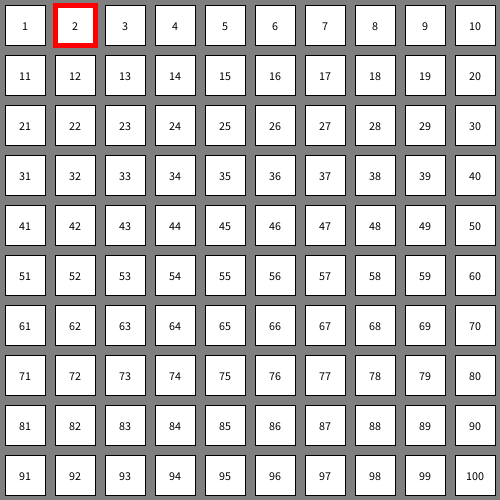
Frame 1 (no input)
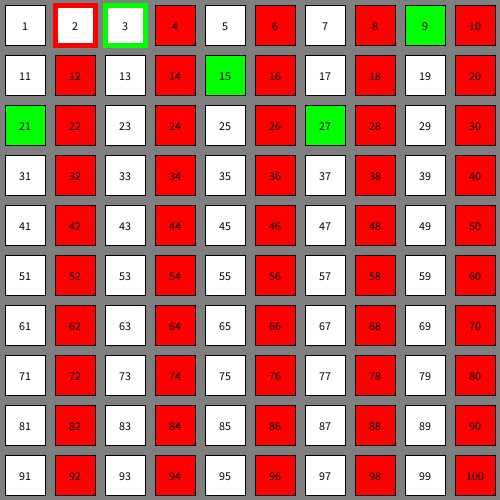
Frame 60 (the mouse pressed at the canvas centre just before this capture)
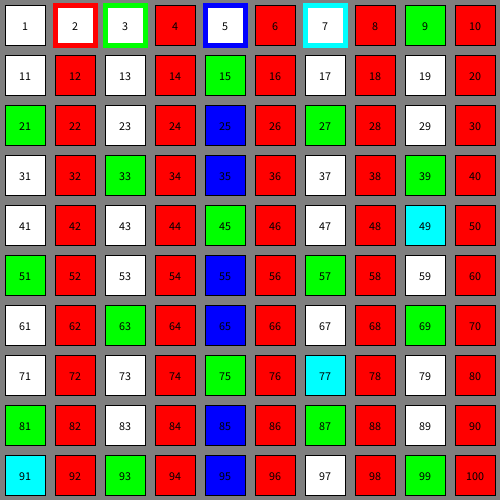
Frame 120 (the mouse held since frame 60 and released just before this capture)

The Processing sketch that drew these frames (run headless with seeded random() and noise(); from frame 60 on, the mouse is pressed at the canvas centre):

// Processing sketch: sieve_of_eratosthenes
// ── sieve_of_eratosthenes.pde
int border = 5;
color BLACK = color(0,0,0);
color WHITE = color(255,255,255);
color BG = color(127,127,127);
color[] colors = {color(255,0,0), // red
                  color(0,255,0), // green
                  color(0,0,255), // blue
                  color(0,255,255), // cyan
                  color(255,0,255), // magenta
                  color(255,255,0), // yellow
                  color(204,102,0), // brown
                  color(102,178,255), // light blue
                  color(178,102,255), // purple
                  color(204,255,153), // lime
                };

int N;
IntList range;
IntList multiples;
int curr_num;
int curr_mul;
int curr_col;
boolean has_unmarked_multiples;
boolean do_end_animation;
int pc;


IntList make_range(int n) {
  range = new IntList();
  for (int i = 0; i < n; i += 1) {
    range.append(i+1);
  }
  return range;
}


IntList multiples_of(int n, int m) {
  /** Returns a list of multiples of n between 2*n and m (inclusive). */
  multiples = new IntList();
  for (int i = n * 2; i <= m; i += n) {
    multiples.append(i);
  }
  return multiples;  
}


void draw_box(int num, color fill_color, color stroke_color, int stroke_weight) {
  strokeWeight(stroke_weight);
  stroke(stroke_color);
  fill(fill_color);
  rect(border + ((num % 10) * 50), border + ((num / 10) * 50), 40, 40);
  fill(BLACK);
  text(num + 1,
       (border + 20) + ((num % 10) * 50),
       (border + 20) + ((num / 10) * 50)); 
}


void draw_empty_matrix(int n) {
  for (int i = 0; i < n; i += 1) {
    draw_box(i, WHITE, BLACK, 1);
  }
}


void setup() {
  size(500,500);
  textAlign(CENTER, CENTER);
  background(BG);
  border = 5;
  N = 100;
  range = make_range(N);
  draw_empty_matrix(N);
  curr_num = 1;
  multiples = new IntList();
  curr_col = -1;
  has_unmarked_multiples = false;
  do_end_animation = false;
}

void draw() {
  if (do_end_animation) {
    if (range.size() != 0) {
      pc = range.remove(0);
      if (pc != 0) {
        if (pc != curr_num) {
          draw_box(pc - 1, WHITE, BLACK, 5);
        }
      }
    } else {
      do_end_animation = false;
      delay(3000);
      setup();
    }
    
  } else if (multiples.size() == 0) {
    curr_num += 1;
    if (range.get(curr_num-1) != 0) {
      curr_col += 1;
      multiples = multiples_of(curr_num, N);
      draw_box(curr_num - 1, WHITE, colors[curr_col], 5);
      has_unmarked_multiples = false;
      for (int i = 0; i < multiples.size(); i += 1) {
        if (range.get(multiples.get(i) -1) != 0) {
          has_unmarked_multiples = true;
        }
      }
      if (!has_unmarked_multiples) {
        do_end_animation = true;
      }
    }
  } else {
    curr_mul = multiples.remove(0);
    if (range.get(curr_mul - 1) != 0) {
      draw_box(curr_mul - 1, colors[curr_col], BLACK, 1);
      range.set(curr_mul - 1, 0);
    }
  }
  delay(100);
}
